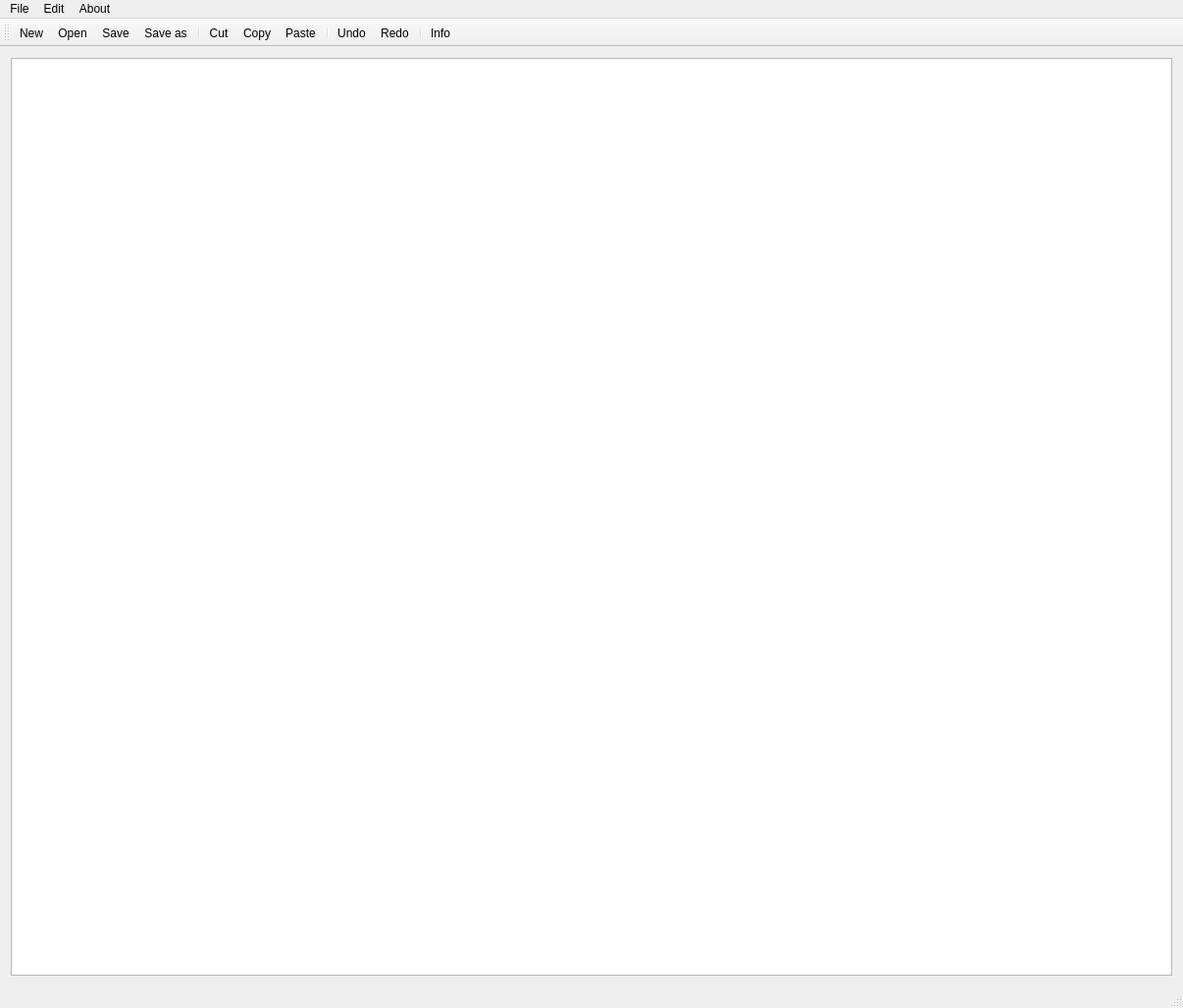
<?xml version="1.0" encoding="UTF-8"?>
<ui version="4.0">
 <class>MainWindow</class>
 <widget class="QMainWindow" name="MainWindow">
  <property name="geometry">
   <rect>
    <x>0</x>
    <y>0</y>
    <width>1206</width>
    <height>1028</height>
   </rect>
  </property>
  <property name="windowTitle">
   <string>MainWindow</string>
  </property>
  <widget class="QWidget" name="centralWidget">
   <layout class="QVBoxLayout" name="verticalLayout">
    <item>
     <widget class="QPlainTextEdit" name="editor">
      <property name="enabled">
       <bool>true</bool>
      </property>
      <property name="autoFillBackground">
       <bool>false</bool>
      </property>
     </widget>
    </item>
   </layout>
  </widget>
  <widget class="QMenuBar" name="menuBar">
   <property name="geometry">
    <rect>
     <x>0</x>
     <y>0</y>
     <width>1206</width>
     <height>22</height>
    </rect>
   </property>
   <widget class="QMenu" name="menuFile">
    <property name="title">
     <string>File</string>
    </property>
    <addaction name="actionNew"/>
    <addaction name="actionOpen"/>
    <addaction name="actionSave"/>
    <addaction name="actionSave_as"/>
   </widget>
   <widget class="QMenu" name="menuEdit">
    <property name="title">
     <string>Edit</string>
    </property>
    <addaction name="separator"/>
    <addaction name="actionCut"/>
    <addaction name="actionCopy"/>
    <addaction name="actionPaste"/>
    <addaction name="separator"/>
    <addaction name="actionUndo"/>
    <addaction name="actionRedo"/>
    <addaction name="separator"/>
   </widget>
   <widget class="QMenu" name="menuAbout">
    <property name="title">
     <string>About</string>
    </property>
    <addaction name="actionInfo"/>
   </widget>
   <addaction name="menuFile"/>
   <addaction name="menuEdit"/>
   <addaction name="menuAbout"/>
  </widget>
  <widget class="QToolBar" name="mainToolBar">
   <attribute name="toolBarArea">
    <enum>TopToolBarArea</enum>
   </attribute>
   <attribute name="toolBarBreak">
    <bool>false</bool>
   </attribute>
   <addaction name="actionNew"/>
   <addaction name="actionOpen"/>
   <addaction name="actionSave"/>
   <addaction name="actionSave_as"/>
   <addaction name="separator"/>
   <addaction name="actionCut"/>
   <addaction name="actionCopy"/>
   <addaction name="actionPaste"/>
   <addaction name="separator"/>
   <addaction name="actionUndo"/>
   <addaction name="actionRedo"/>
   <addaction name="separator"/>
   <addaction name="actionInfo"/>
  </widget>
  <widget class="QStatusBar" name="statusBar"/>
  <action name="actionNew">
   <property name="icon">
    <iconset>
     <normalon>../../../Pictures/icon/Files-New-File-icon.png</normalon>
    </iconset>
   </property>
   <property name="text">
    <string>New</string>
   </property>
  </action>
  <action name="actionOpen">
   <property name="icon">
    <iconset>
     <normaloff>../../../Pictures/icon/open file.png</normaloff>../../../Pictures/icon/open file.png</iconset>
   </property>
   <property name="text">
    <string>Open</string>
   </property>
  </action>
  <action name="actionSave">
   <property name="icon">
    <iconset>
     <normalon>../../../Pictures/icon/Save-icon.png</normalon>
    </iconset>
   </property>
   <property name="text">
    <string>Save</string>
   </property>
  </action>
  <action name="actionSave_as">
   <property name="icon">
    <iconset>
     <normaloff>../../../Pictures/icon/Save-as-icon.png</normaloff>../../../Pictures/icon/Save-as-icon.png</iconset>
   </property>
   <property name="text">
    <string>Save as</string>
   </property>
  </action>
  <action name="actionCut">
   <property name="icon">
    <iconset>
     <normaloff>../../../Pictures/icon/cut-icon.png</normaloff>../../../Pictures/icon/cut-icon.png</iconset>
   </property>
   <property name="text">
    <string>Cut</string>
   </property>
  </action>
  <action name="actionCopy">
   <property name="icon">
    <iconset>
     <normaloff>../../../Pictures/icon/copy-icon.png</normaloff>../../../Pictures/icon/copy-icon.png</iconset>
   </property>
   <property name="text">
    <string>Copy</string>
   </property>
  </action>
  <action name="actionPaste">
   <property name="icon">
    <iconset>
     <normaloff>../../../Pictures/icon/Paste-icon.png</normaloff>../../../Pictures/icon/Paste-icon.png</iconset>
   </property>
   <property name="text">
    <string>Paste</string>
   </property>
  </action>
  <action name="actionUndo">
   <property name="icon">
    <iconset>
     <normaloff>../../../Pictures/icon/Actions-blue-arrow-undo-icon.png</normaloff>../../../Pictures/icon/Actions-blue-arrow-undo-icon.png</iconset>
   </property>
   <property name="text">
    <string>Undo</string>
   </property>
  </action>
  <action name="actionRedo">
   <property name="icon">
    <iconset>
     <normaloff>../../../Pictures/icon/Actions-blue-arrow-redo-icon.png</normaloff>../../../Pictures/icon/Actions-blue-arrow-redo-icon.png</iconset>
   </property>
   <property name="text">
    <string>Redo</string>
   </property>
  </action>
  <action name="actionInfo">
   <property name="icon">
    <iconset>
     <normaloff>../../../Pictures/icon/Button-Info-icon.png</normaloff>../../../Pictures/icon/Button-Info-icon.png</iconset>
   </property>
   <property name="text">
    <string>Info</string>
   </property>
  </action>
 </widget>
 <layoutdefault spacing="6" margin="11"/>
 <resources/>
 <connections/>
</ui>
